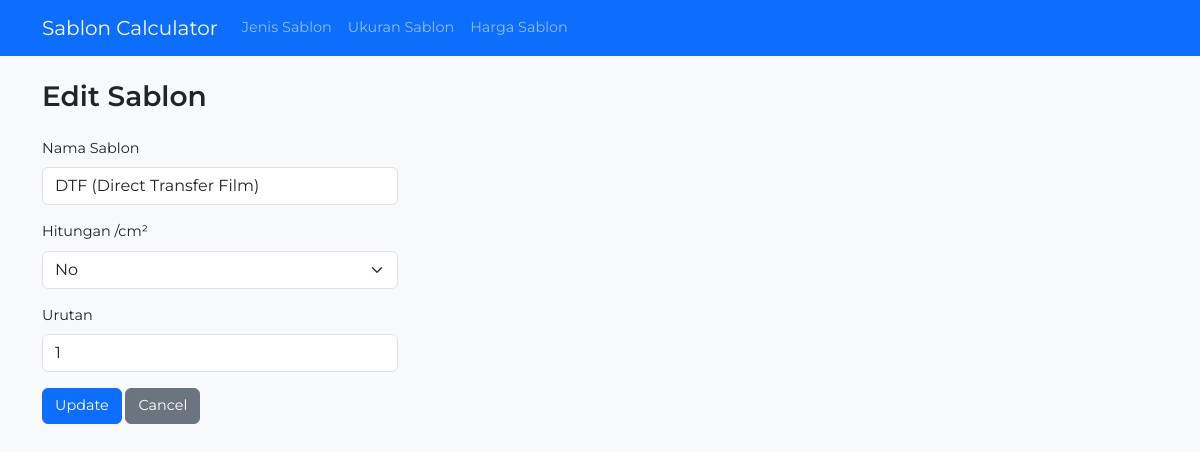
Screenshot of /sablon/edit.php?id=1 with the database file from the repository.
### tables this page shows
CREATE TABLE `sablon` (
  `id` int(11) NOT NULL,
  `nama_sablon` varchar(50) NOT NULL,
  `calculate_size` varchar(5) NOT NULL,
  `min_charge` int(11) NOT NULL,
  `urutan` int(11) NOT NULL,
  `harga` int(11) NOT NULL
);

### sablon/edit.php (the view, shortened to what this page needs)
<?php
include '../includes/db.php';
$id = $_GET['id'];
$stmt = $pdo->prepare("SELECT * FROM sablon WHERE id = ?");
$stmt->execute([$id]);
$sablon = $stmt->fetch();
include '../includes/header.php';
?>
<div class="row">
  <div class="col-4">
    <h3 class="mb-4">Edit Sablon</h3>
    <form action="process.php" method="POST">
      <div class="mb-3">
        <label for="nama_sablon" class="form-label">Nama Sablon</label>
        <input type="text" class="form-control" id="nama_sablon" name="nama_sablon" value="<?= htmlspecialchars($sablon['nama_sablon']) ?>" required>
      </div>
      <div class="mb-3">
        <label for="calculate_size" class="form-label">Hitungan /cm²</label>
        <select class="form-select" id="calculate_size" name="calculate_size" required>
          <option value="No" <?= $sablon['calculate_size'] == 'No' ? 'selected' : '' ?>>No</option>
        </select>
      </div>
      <div class="mb-3">
        <label for="urutan" class="form-label">Urutan</label>
        <input type="number" class="form-control" id="urutan" name="urutan" value="<?= $sablon['urutan'] ?>" required>
      </div>
      <button type="submit" class="btn btn-primary">Update</button>
      <a href="index.php" class="btn btn-secondary">Cancel</a>
    </form>
  </div>
</div>
</div>
</body>
</html>

### includes/header.php (style rules this page uses)
body { font-family: 'Montserrat', sans-serif; font-size: 0.9rem; background-color: #f8f9fa; }
h1, h2, h3, h4, h5, h6, .h1, .h2, .h3, .h4, .h5, .h6 { font-family: 'Montserrat', sans-serif; font-weight: 600; }
.btn { font-family: 'Montserrat', sans-serif; font-size: 0.9rem; font-weight: 400; transition: all 0.3s ease; }
.btn { transform: scale(1); transition: transform 0.2s ease, box-shadow 0.2s ease; }

### rows the page displays
sablon: nama_sablon "DTF (Direct Transfer Film)", calculate_size "No", urutan "1"
